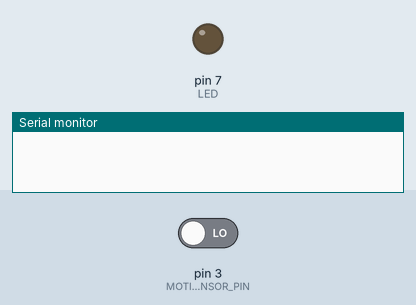
Bench run of a sketch on a simulated Arduino Uno, built with avr-gcc and run on an emulated ATmega328P. Parts: output pins drawn as LEDs (lit = HIGH), the last lines printed to the serial monitor. The inputs (shaded band) are chosen by the test bench; at power-on: pin 3 (MOTION_SENSOR_PIN) LOW.

Above: at 1.2 s.
1.3 s: pin 3 (MOTION_SENSOR_PIN) driven HIGH
At 1.8 s:
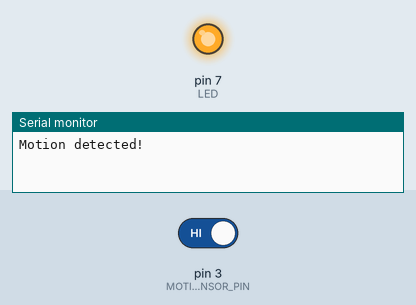
2.8 s: pin 3 (MOTION_SENSOR_PIN) driven LOW
At 4.1 s:
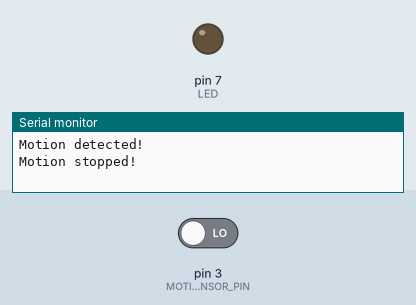
Timing chart, 0 to 5.8 s (numbered marks = the images above; inputs shaded):
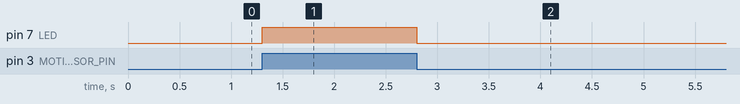

Measured:
- after the input at 1.3 s, pin 7 (LED): LOW → HIGH at once
- after the input at 2.8 s, pin 7 (LED): HIGH → LOW at once

The sketch:

M1_T2_SIT315.ino
```cpp
const int MOTION_SENSOR_PIN = 3;  // Connect motion sensor output to this pin

const int LED = 7;  // Connect LED to this pin

void setup() {
  Serial.begin(9600);  // Initialize serial communication

  pinMode(MOTION_SENSOR_PIN, INPUT);  // Set motion sensor pin to input
  pinMode(LED, OUTPUT);  // Set LED pin to output
   // Attach interrupt for motion sensor
  attachInterrupt(digitalPinToInterrupt(MOTION_SENSOR_PIN), motionDetected, CHANGE);
}

void loop() {
  delay(100);  // Delay to prevent interrupt conflicts
}

void motionDetected() {
  if (digitalRead(MOTION_SENSOR_PIN) == HIGH) {
    Serial.println("Motion detected!");
    digitalWrite(LED, HIGH);  // Turn on the LED
  } else {
    Serial.println("Motion stopped!");
    digitalWrite(LED, LOW);  // Turn off the LED
  }

  delay(500);  // Add delay for interrupt debounce
}
```
